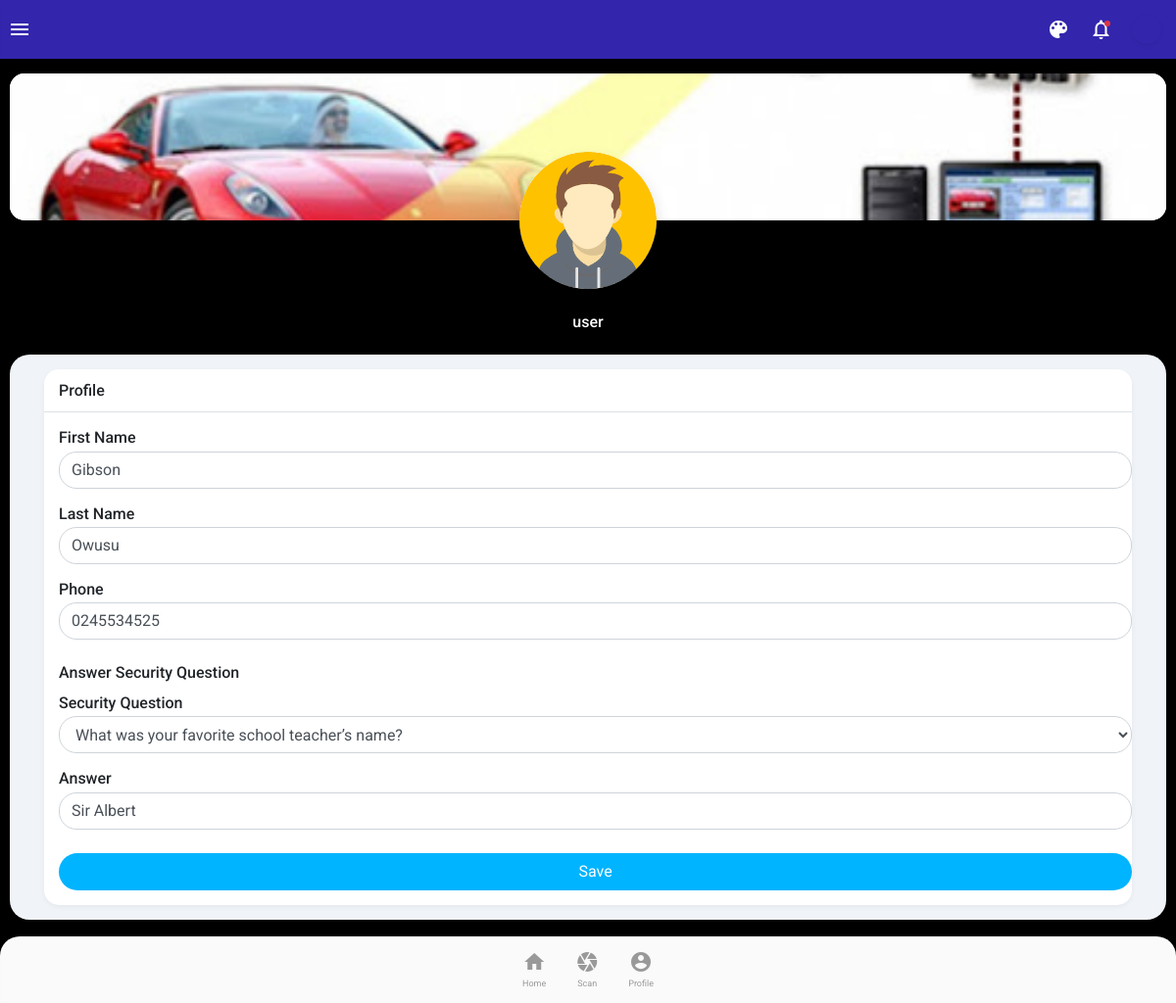
Page /account/profile (signed in) on the committed database.
### account/models.py (models this page shows, shortened)
class Acount_User(AbstractUser):
    created_at = models.DateTimeField(auto_now_add=True)
    updated_at = models.DateTimeField(auto_now=True)
    first_name = models.CharField(max_length=200, null=True, blank=True)
    second_name = models.CharField(max_length=200, null=True, blank=True)
    phone = models.CharField(max_length=200 , blank=True ,null=True, unique=True)

class SecurityAnswer(models.Model):
    user = models.OneToOneField(Acount_User, on_delete=models.CASCADE)
    question = models.ForeignKey(SecurityQuestion, on_delete=models.CASCADE)
    answer_text = models.CharField(max_length=200)

### apm_app/views.py (the view, shortened to what this page needs)
# urls.py: path('profile', views.profile, name="profile"),
def profile(request):
    user = request.user
    security_question = SecurityAnswer.objects.filter(user=user).last()
    if security_question:
        security_form = SecurityQuestionForm(instance=security_question)
    else:
        security_form = SecurityQuestionForm()
    profile_form = ProfileForm(instance=request.user)
    context = {'security_form': security_form, 'profile_form': profile_form}
    return render(request, 'dashboard/profile.html', context)

### account/forms.py
class SecurityQuestionForm(forms.ModelForm):
    class Meta:
        model = SecurityAnswer
        fields = ('question', 'answer_text')
        widgets = {
            'question': forms.Select(attrs={'class': 'form-control', 'required': True}),
            'answer_text': forms.TextInput(attrs={'class': 'form-control', 'required': True}),
        }

class ProfileForm(forms.ModelForm):
    class Meta:
        model = Acount_User
        fields = ('first_name', 'second_name', 'phone',)
        widgets = {
            'first_name': forms.TextInput(attrs={'class': 'form-control',}), # 'placeholder': 'First Name
            'second_name': forms.TextInput(attrs={'class': 'form-control', }),
            'phone': forms.TextInput(attrs={'class': 'form-control', }),
        }

### account/models.py (called while the page is built)
    def __str__(self):
        return self.question_text

### templates/dashboard/profile.html (shortened to what this page needs)
{% extends 'root.html' %}
{% load static %}
{% block body %}
    <main class="flex-shrink-0 main has-footer">
        {% include 'header.html' %}
        <div class="container-fluid px-0">
            <div class="card overflow-hidden">
                <div class="card-body p-0 h-150">
                    <div class="background">
                    </div>
                </div>
            </div>
        </div>
        <div class="container-fluid top-70 text-center mb-4">
            <div class="avatar avatar-140 rounded-circle mx-auto shadow">
                <div class="background">
                </div>
            </div>
        </div>
        <div class="container mb-4 text-center text-white">
            <h6 class="mb-1">{{request.user.username}}</h6>
        </div>
        <div class="main-container">
            <form action="{% url 'profile' %}" method="post" enctype="multipart/form-data">
                <div class="container">
                    <div class="card">
                        <div class="card-header">
                            {% if request.user.first_name and request.user.second_name and request.user.phone %}
                                <h6 class="mb-0">Profile</h6>
                            {% else %}
                                <h6 class="mb-0">Please Complete Your Profile</h6>
                            {% endif %}
                        </div>
                        <div class="card-body px-0 pt-0">
                            <div class="list-group list-group-flush border-top border-color">
                                <div class="row">
                                    <div class="col-auto">
                                    </div>
                                    <div class="col align-self-center pl-0 mt-3">
                                        <h6 class="mb-1">First Name</h6>
                                        {{ profile_form.first_name }}
                                    </div>
                                </div>
                                <div class="row">
                                    <div class="col-auto">
                                    </div>
                                    <div class="col align-self-center pl-0 mt-3">
                                        <h6 class="mb-1">Last Name</h6>
                                        {{ profile_form.second_name }}
                                    </div>
                                </div>
                                <div class="row">
                                    <div class="col-auto">
                                    </div>
                                    <div class="col align-self-center pl-0 mt-3">
                                        <h6 class="mb-1">Phone</h6>
                                        {{ profile_form.phone }}
                                    </div>
                                </div>
                                <div class="row">
                                    <div class="col-auto">
                                    </div>
                                    <div class="col align-self-center pl-0 mt-4">
                                        <h6 class="mb-1">Answer Security Question</h6>
                                    </div>
                                </div>
                                <div class="row">
                                    <div class="col-auto">
                                    </div>
                                    <div class="col align-self-center pl-0 mt-2">
                                        <h6 class="mb-1">Security Question</h6>
                                        {{security_form.question}}
                                    </div>
                                </div>
                                <div class="row">
                                    <div class="col-auto">
                                    </div>
                                    <div class="col align-self-center pl-0 mt-3">
                                        <h6 class="mb-1">Answer</h6>
                                        {{security_form.answer_text}}
                                    </div>
                                </div>
                                <div class="row">
                                    <div class="col-auto">
                                    </div>
                                    <div class="col align-self-center pl-0 mt-4">
                                        <button class="btn btn-default rounded btn-block">Save</button>
                                    </div>
                                </div>
                            </div>
                        </div>
                    </div>
                </div>
            </form>
        </div>
    </main>
{% endblock body %}

### rows in the picture
Acount_User: user.username "user", first_name "Gibson", second_name "Owusu", phone "0245534525"
SecurityAnswer: question "What was your favorite school teacher’s name?", answer_text "Sir Albert"
